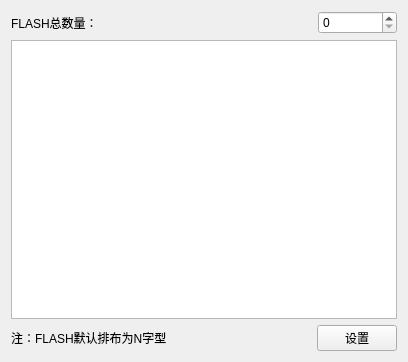
<?xml version="1.0" encoding="UTF-8"?>
<ui version="4.0">
 <class>FLASHsetting</class>
 <widget class="QWidget" name="FLASHsetting">
  <property name="geometry">
   <rect>
    <x>0</x>
    <y>0</y>
    <width>404</width>
    <height>362</height>
   </rect>
  </property>
  <property name="windowTitle">
   <string>FLASH设置</string>
  </property>
  <layout class="QVBoxLayout" name="verticalLayout_2">
   <item>
    <layout class="QVBoxLayout" name="verticalLayout">
     <item>
      <layout class="QHBoxLayout" name="horizontalLayout_3">
       <property name="spacing">
        <number>80</number>
       </property>
       <item>
        <layout class="QHBoxLayout" name="horizontalLayout_2">
         <property name="spacing">
          <number>220</number>
         </property>
         <item>
          <widget class="QLabel" name="label_2">
           <property name="text">
            <string>FLASH总数量：</string>
           </property>
          </widget>
         </item>
         <item>
          <widget class="QSpinBox" name="FLASHSumCountspinBox"/>
         </item>
        </layout>
       </item>
      </layout>
     </item>
     <item>
      <widget class="QTableWidget" name="tableWidget">
       <property name="font">
        <font>
         <family>Calibri</family>
        </font>
       </property>
      </widget>
     </item>
     <item>
      <layout class="QHBoxLayout" name="horizontalLayout_4">
       <property name="spacing">
        <number>150</number>
       </property>
       <item>
        <widget class="QLabel" name="label_3">
         <property name="text">
          <string>注：FLASH默认排布为N字型</string>
         </property>
        </widget>
       </item>
       <item>
        <widget class="QPushButton" name="FLASHSetting">
         <property name="text">
          <string>    设置    </string>
         </property>
        </widget>
       </item>
      </layout>
     </item>
    </layout>
   </item>
  </layout>
 </widget>
 <resources/>
 <connections/>
</ui>
